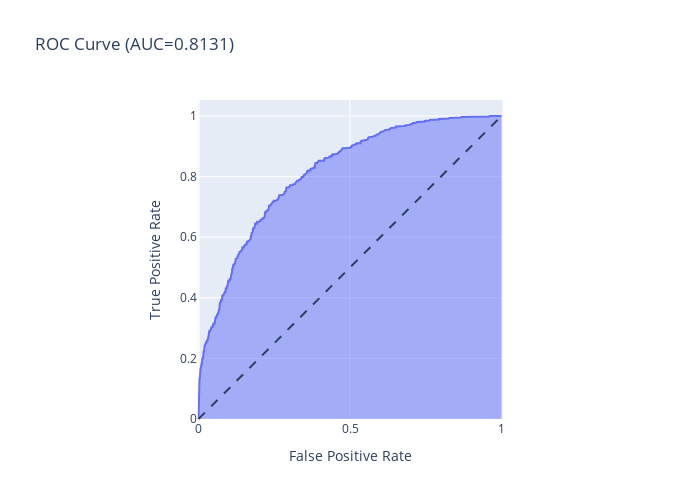

Write notebook code for a chart like this one.
### Code cell
from sklearn.metrics import roc_curve, auc
fpr, tpr, thresholds = roc_curve(dfTest_res['is_pass_failed'], dfTest_res['pred'])
fig = px.area(
    x=fpr, y=tpr,
    title=f'ROC Curve (AUC={auc(fpr, tpr):.4f})',
    labels=dict(x='False Positive Rate', y='True Positive Rate'),
    width=700, height=500
)
fig.add_shape(
    type='line', line=dict(dash='dash'),
    x0=0, x1=1, y0=0, y1=1
)
fig.update_yaxes(scaleanchor="x", scaleratio=1)
fig.update_xaxes(constrain='domain')
fig.show()

### Figure 1 — Plotly figure (JSON) as saved in the notebook; plotly's stock layout.template omitted (floating-point values rounded to 4 significant figures; data arrays with more than 128 entries replaced by an {"elided": "..."} marker saying what was removed)
{"data": [{"hovertemplate": "False Positive Rate=%{x}<br>True Positive Rate=%{y}<extra></extra>", "legendgroup": "", "line": {"color": "#636efa"}, "marker": {"symbol": "circle"}, "mode": "lines", "name": "", "orientation": "v", "showlegend": false, "stackgroup": "1", "type": "scatter", "x": {"elided": "694 float values"}, "xaxis": "x", "y": {"elided": "694 float values"}, "yaxis": "y"}], "layout": {"height": 500, "legend": {"tracegroupgap": 0}, "shapes": [{"line": {"dash": "dash"}, "type": "line", "x0": 0, "x1": 1, "y0": 0, "y1": 1}], "title": {"text": "ROC Curve (AUC=0.8131)"}, "width": 700, "xaxis": {"anchor": "y", "autorange": true, "constrain": "domain", "domain": [0.2176, 0.7824], "range": [-0.0033, 1.003], "title": {"text": "False Positive Rate"}, "type": "linear"}, "yaxis": {"anchor": "x", "autorange": true, "domain": [0, 1], "range": [-0.0033, 1.053], "scaleanchor": "x", "scaleratio": 1, "title": {"text": "True Positive Rate"}, "type": "linear"}}}
